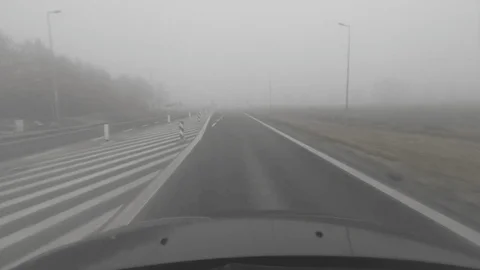
#> input picture My_Test/1 (1).png, 480 x 270 px
$ python -i cs136_preproc.py   (imports and definitions only)   (older library calls are emulated)
#> lines starting #> are read from the running program, lines starting #| are printed output that depends on the picture; after the words box and inside, x2 and y2 are one past the last pixel; in counts of white or black regions, pixels touching at a corner belong together
# preprocessing for the SafeMask data loader.
# Applies the four findings from the term-project robustness study to every
# training image: sigma=1 Gaussian, CLAHE on Lab L (fog/night only), Canny
# edges as a 4th channel, and morphological cleanup on those edges.
# All four steps are configurable in configs/config.yaml.

import cv2
import numpy as np

# 5x5 Gaussian / 273 (same as Project 3)
GAUSS = np.array([
    [1,  4,  7,  4, 1],
    [4, 16, 26, 16, 4],
    [7, 26, 41, 26, 7],
    [4, 16, 26, 16, 4],
    [1,  4,  7,  4, 1]
], dtype=np.float64) / 273.0

P = np.array([[0.5, 0.5], [-0.5, -0.5]], dtype=np.float64)
Q = np.array([[0.5, -0.5], [0.5, -0.5]], dtype=np.float64)


def project3_canny(gray, theta_low_frac=0.05, theta_high_mult=2.5):
#> called with theta_low_frac = 0.05, theta_high_mult = 2.5
    g = gray.astype(np.float64)
    s = cv2.filter2D(g, cv2.CV_64F, GAUSS, borderType=cv2.BORDER_REPLICATE)
    p = cv2.filter2D(s, cv2.CV_64F, P, borderType=cv2.BORDER_REPLICATE)
    q = cv2.filter2D(s, cv2.CV_64F, Q, borderType=cv2.BORDER_REPLICATE)
    m = np.sqrt(p * p + q * q)
    alpha = np.degrees(np.arctan2(q, p))
    alpha[alpha < 0] += 360
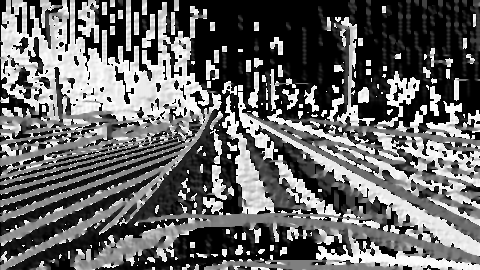
#> alpha: shape (270, 480) float64; min 0, max 360, mean 144.4; drawn with min black and max white

    zeta = np.full(m.shape, -1, dtype=np.int8)
    zeta[((alpha >= 0) & (alpha < 22.5)) | ((alpha >= 157.5) & (alpha < 202.5)) |
         ((alpha >= 337.5) & (alpha <= 360))] = 0
    zeta[((alpha >= 22.5) & (alpha < 67.5)) | ((alpha >= 202.5) & (alpha < 247.5))] = 1
    zeta[((alpha >= 67.5) & (alpha < 112.5)) | ((alpha >= 247.5) & (alpha < 292.5))] = 2
    zeta[zeta == -1] = 3

    pad = np.pad(m, 1, mode="edge")
    n1 = np.zeros_like(m); n2 = np.zeros_like(m)
    s0 = (zeta == 0); s1 = (zeta == 1); s2 = (zeta == 2); s3 = (zeta == 3)
    n1[s0] = pad[:-2, 1:-1][s0]; n2[s0] = pad[2:, 1:-1][s0]
    n1[s1] = pad[:-2, :-2][s1];  n2[s1] = pad[2:, 2:][s1]
#> after `n1[s1] = pad[:-2, :-2][s1]`: n1: shape (270, 480) float64; min 0, max 16.64, mean 1.17
#> after `n2[s1] = pad[2:, 2:][s1]`: n2: shape (270, 480) float64; min 0, max 16.69, mean 1.17
    n1[s2] = pad[1:-1, :-2][s2]; n2[s2] = pad[1:-1, 2:][s2]
#> after `n1[s2] = pad[1:-1, :-2][s2]`: n1: shape (270, 480) float64; min 0, max 16.64, mean 1.23
#> after `n2[s2] = pad[1:-1, 2:][s2]`: n2: shape (270, 480) float64; min 0, max 16.69, mean 1.24
    n1[s3] = pad[:-2, 2:][s3];   n2[s3] = pad[2:, :-2][s3]
#> after `n1[s3] = pad[:-2, 2:][s3]`:
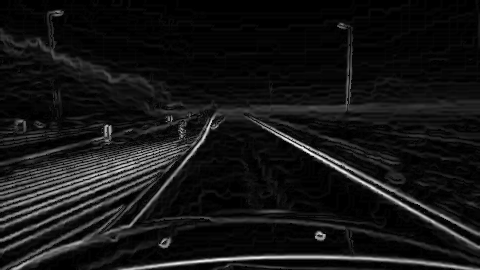
#> n1: shape (270, 480) float64; min 0, max 17.55, mean 1.48; drawn with min black and max white
#> after `n2[s3] = pad[2:, :-2][s3]`:
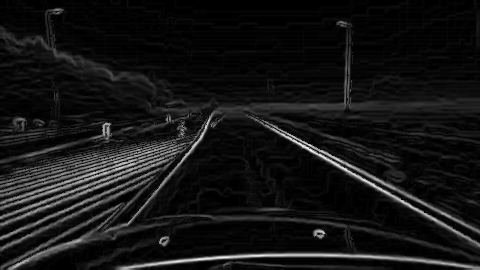
#> n2: shape (270, 480) float64; min 0, max 17.55, mean 1.49; drawn with min black and max white

    e = np.where((m >= n1) & (m >= n2), m, 0.0)
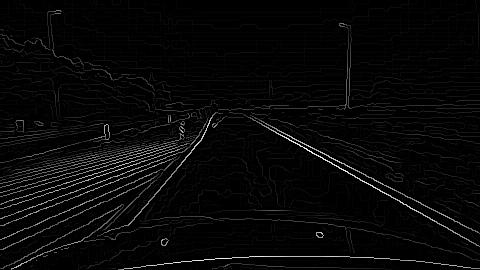
#> e: shape (270, 480) float64; min 0, max 17.55, mean 0.526; drawn with min black and max white
    e[0, :] = e[-1, :] = e[:, 0] = e[:, -1] = 0
#> e: shape (270, 480) float64; 0.14% of pixels changed, all inside (x1, y1, x2, y2) = (0, 0, 480, 270)
    max_e = float(e.max())
#> max_e = 17.55
    if max_e <= 0:
        return np.zeros_like(gray, dtype=np.uint8)
    theta_l = max_e * theta_low_frac
#> theta_l = 0.877
    theta_h = theta_l * theta_high_mult
#> theta_h = 2.19
    strong = (e > theta_h).astype(np.uint8)
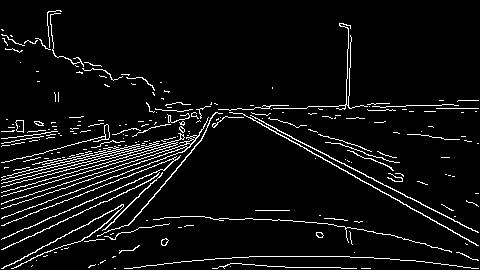
#> strong: shape (270, 480); values 0 (black) and 1 (white), 6% white in thin lines or dots
    candidate = ((e >= theta_l) & (e <= theta_h)).astype(np.uint8)
#> candidate: shape (270, 480); values 0 (black) and 1 (white), 5.1% white in thin lines or dots
    union = (strong | candidate).astype(np.uint8)
#> union: shape (270, 480); values 0 (black) and 1 (white), 11.1% white in thin lines or dots
    n_comp, labels = cv2.connectedComponents(union, connectivity=8)
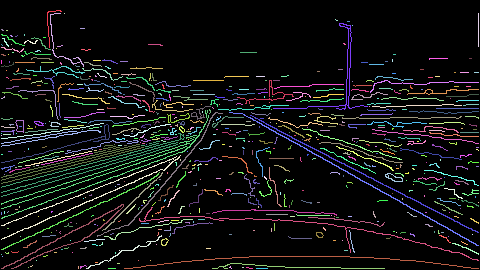
#> labels: shape (270, 480) int32; 635 distinct labels, from 0 to 634; one colour per label, 0 black
#> n_comp = 635
    keep = np.zeros(n_comp, dtype=bool)
    keep[np.unique(labels[strong.astype(bool)])] = True
    keep[0] = False
    return (keep[labels].astype(np.uint8) * 255)
#> returned value: shape (270, 480); 7.8% white in thin lines or dots


# [13 lines left out: functions gaussian_blur, apply_clahe_lab, not called in this run]


def compute_canny_channel(image, theta_low_frac=0.05, theta_high_mult=2.5,
                          morph_cleanup=True):
    gray = cv2.cvtColor(image, cv2.COLOR_RGB2GRAY)
    edges = project3_canny(gray, theta_low_frac, theta_high_mult)
    if morph_cleanup:
        k = cv2.getStructuringElement(cv2.MORPH_RECT, (3, 3))
        edges = cv2.morphologyEx(edges, cv2.MORPH_CLOSE, k)
#> edges: shape (270, 480); 11.5% white; 34 white regions (12 under 20 px), largest, box (x1, y1, x2, y2) and area: (0, 10, 480, 270) 12735, (124, 256, 480, 270) 374, (212, 209, 385, 227) 338
        edges = cv2.morphologyEx(edges, cv2.MORPH_OPEN, k)
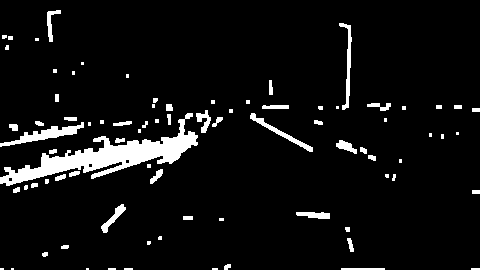
#> edges: shape (270, 480); 6.3% white; 82 white regions (37 under 20 px), largest, box (x1, y1, x2, y2) and area: (0, 113, 198, 186) 3925, (0, 122, 84, 147) 613, (339, 23, 352, 110) 344
    return edges


# [38 lines left out: functions detect_acdc_condition, apply_cs136_preprocessing, not called in this run]

>>> import cv2
>>> picture = cv2.cvtColor(cv2.imread('../../My_Test/1 (1).png'), cv2.COLOR_BGR2RGB)
>>> result = compute_canny_channel(picture)

$ run again, on My_Test/1 (2).png
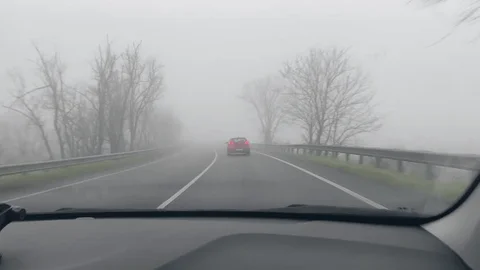
#> input picture My_Test/1 (2).png, 480 x 270 px
#> max_e = 36.45
#> theta_l = 1.82
#> theta_h = 4.56
#> strong: shape (270, 480); values 0 (black) and 1 (white), 4.6% white in thin lines or dots
#> candidate: shape (270, 480); values 0 (black) and 1 (white), 5.4% white in thin lines or dots
#> union: shape (270, 480); values 0 (black) and 1 (white), 10.1% white in thin lines or dots
#> in project3_canny, `n_comp, labels = cv2.connectedComponents(union, connectivity=8)`:
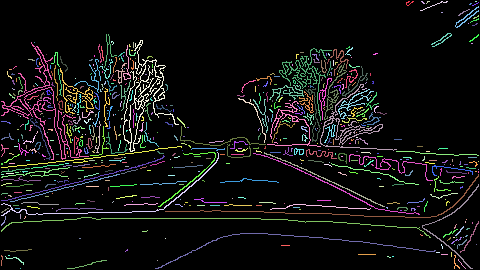
#> labels: shape (270, 480) int32; 609 distinct labels, from 0 to 608; one colour per label, 0 black
#> n_comp = 609
#> in compute_canny_channel, `edges = cv2.morphologyEx(edges, cv2.MORPH_OPEN, k)`:
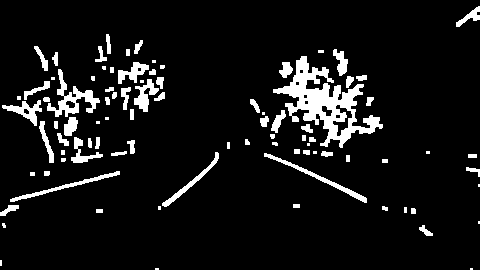
#> edges: shape (270, 480); 8.2% white; 89 white regions (23 under 20 px), largest, box (x1, y1, x2, y2) and area: (273, 56, 383, 148) 3306, (47, 69, 100, 117) 769, (264, 153, 367, 203) 478

$ run again, on My_Test/1.png
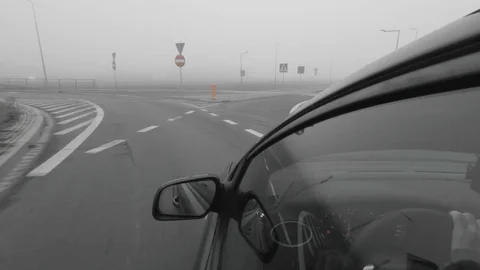
#> input picture My_Test/1.png, 480 x 270 px
#> max_e = 47
#> theta_l = 2.35
#> theta_h = 5.88
#> strong: shape (270, 480); values 0 (black) and 1 (white), 4.4% white in thin lines or dots
#> candidate: shape (270, 480); values 0 (black) and 1 (white), 4.2% white in thin lines or dots
#> union: shape (270, 480); values 0 (black) and 1 (white), 8.5% white in thin lines or dots
#> in project3_canny, `n_comp, labels = cv2.connectedComponents(union, connectivity=8)`:
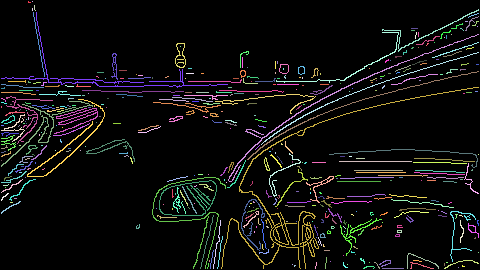
#> labels: shape (270, 480) int32; 443 distinct labels, from 0 to 442; one colour per label, 0 black
#> n_comp = 443
#> in compute_canny_channel, `edges = cv2.morphologyEx(edges, cv2.MORPH_OPEN, k)`:
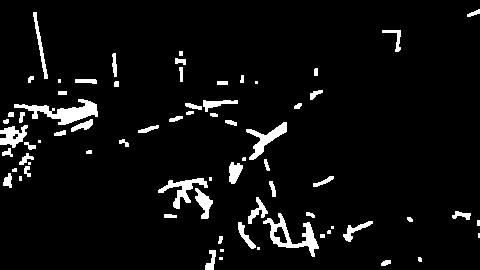
#> edges: shape (270, 480); 5.4% white; 72 white regions (16 under 20 px), largest, box (x1, y1, x2, y2) and area: (14, 99, 98, 125) 878, (263, 213, 319, 257) 728, (246, 122, 287, 160) 497

$ run again, on My_Test/IMG_6729.png
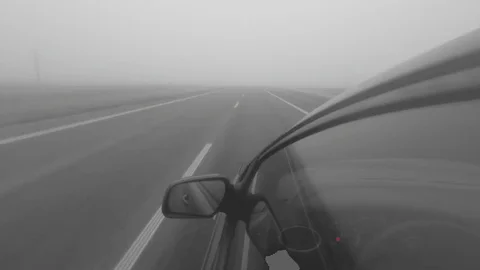
#> input picture My_Test/IMG_6729.png, 480 x 270 px
#> max_e = 28.6
#> theta_l = 1.43
#> theta_h = 3.57
#> strong: shape (270, 480); values 0 (black) and 1 (white), 3.1% white in thin lines or dots, all inside (x1, y1, x2, y2) = (1, 29, 479, 269)
#> candidate: shape (270, 480); values 0 (black) and 1 (white), 3.4% white in thin lines or dots, all inside (x1, y1, x2, y2) = (1, 36, 479, 269)
#> labels: shape (270, 480) int32; 383 distinct labels, from 0 to 382
#> n_comp = 383
#> in compute_canny_channel, `edges = cv2.morphologyEx(edges, cv2.MORPH_OPEN, k)`:
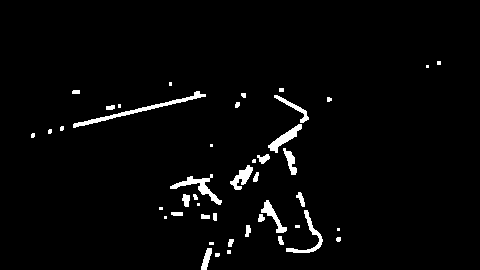
#> edges: shape (270, 480); 2.7% white; 45 white regions (17 under 20 px), largest, box (x1, y1, x2, y2) and area: (73, 91, 206, 128) 546, (170, 174, 222, 205) 392, (268, 124, 302, 153) 311
